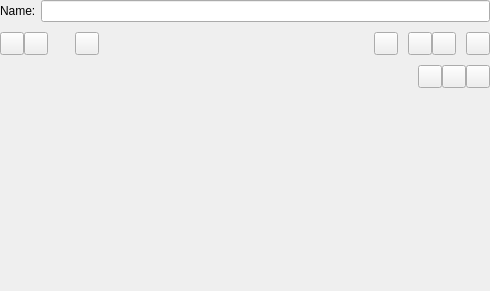
<?xml version="1.0" encoding="UTF-8"?>
<ui version="4.0">
 <author>
    SPDX-FileCopyrightText: none
    SPDX-License-Identifier: GPL-3.0-or-later
  </author>
 <class>KisWdgStopGradientEditor</class>
 <widget class="QWidget" name="KisWdgStopGradientEditor">
  <property name="geometry">
   <rect>
    <x>0</x>
    <y>0</y>
    <width>490</width>
    <height>291</height>
   </rect>
  </property>
  <layout class="QVBoxLayout" name="verticalLayout_2" stretch="0,0,1,0">
   <property name="spacing">
    <number>10</number>
   </property>
   <property name="leftMargin">
    <number>0</number>
   </property>
   <property name="topMargin">
    <number>0</number>
   </property>
   <property name="rightMargin">
    <number>0</number>
   </property>
   <property name="bottomMargin">
    <number>0</number>
   </property>
   <item>
    <layout class="QHBoxLayout" name="horizontalLayout">
     <property name="spacing">
      <number>5</number>
     </property>
     <item>
      <widget class="QLabel" name="lblName">
       <property name="text">
        <string>Name:</string>
       </property>
      </widget>
     </item>
     <item>
      <widget class="QLineEdit" name="nameedit"/>
     </item>
    </layout>
   </item>
   <item>
    <widget class="QWidget" name="buttonsContainer" native="true">
     <layout class="QHBoxLayout" name="horizontalLayout_2" stretch="0,0,0,0,0,0,0">
      <property name="spacing">
       <number>10</number>
      </property>
      <property name="leftMargin">
       <number>0</number>
      </property>
      <property name="topMargin">
       <number>0</number>
      </property>
      <property name="rightMargin">
       <number>0</number>
      </property>
      <property name="bottomMargin">
       <number>0</number>
      </property>
      <item>
       <layout class="QHBoxLayout" name="horizontalLayout_5">
        <property name="spacing">
         <number>0</number>
        </property>
        <item>
         <widget class="QToolButton" name="selectPreviousStopButton"/>
        </item>
        <item>
         <widget class="QToolButton" name="selectNextStopButton"/>
        </item>
       </layout>
      </item>
      <item>
       <widget class="QLabel" name="selectedStopLabel">
        <property name="font">
         <font>
          <weight>75</weight>
          <bold>true</bold>
         </font>
        </property>
       </widget>
      </item>
      <item>
       <widget class="QToolButton" name="deleteStopButton"/>
      </item>
      <item>
       <spacer name="horizontalSpacer">
        <property name="orientation">
         <enum>Qt::Horizontal</enum>
        </property>
        <property name="sizeHint" stdset="0">
         <size>
          <width>0</width>
          <height>0</height>
         </size>
        </property>
       </spacer>
      </item>
      <item>
       <widget class="QToolButton" name="flipStopsButton"/>
      </item>
      <item>
       <layout class="QHBoxLayout" name="horizontalLayout_6">
        <property name="spacing">
         <number>0</number>
        </property>
        <item>
         <widget class="QToolButton" name="sortByValueButton"/>
        </item>
        <item>
         <widget class="QToolButton" name="sortByHueButton"/>
        </item>
       </layout>
      </item>
      <item>
       <widget class="QToolButton" name="distributeEvenlyButton"/>
      </item>
     </layout>
    </widget>
   </item>
   <item>
    <layout class="QHBoxLayout" name="horizontalLayout_3">
     <property name="spacing">
      <number>0</number>
     </property>
     <item>
      <widget class="KisStopGradientSlider" name="gradientSlider" native="true">
       <property name="sizePolicy">
        <sizepolicy hsizetype="Expanding" vsizetype="Expanding">
         <horstretch>0</horstretch>
         <verstretch>1</verstretch>
        </sizepolicy>
       </property>
      </widget>
     </item>
     <item>
      <widget class="QWidget" name="compactModeButtonsContainer" native="true">
       <layout class="QVBoxLayout" name="verticalLayout">
        <property name="spacing">
         <number>0</number>
        </property>
        <property name="leftMargin">
         <number>0</number>
        </property>
        <property name="topMargin">
         <number>0</number>
        </property>
        <property name="rightMargin">
         <number>0</number>
        </property>
        <property name="bottomMargin">
         <number>0</number>
        </property>
        <item>
         <layout class="QHBoxLayout" name="horizontalLayout_8">
          <property name="spacing">
           <number>0</number>
          </property>
          <item>
           <widget class="QToolButton" name="compactModeSelectPreviousStopButton"/>
          </item>
          <item>
           <widget class="QToolButton" name="compactModeSelectNextStopButton"/>
          </item>
          <item>
           <widget class="KisPopupButton" name="compactModeMiscOptionsButton"/>
          </item>
         </layout>
        </item>
        <item>
         <spacer name="verticalSpacer">
          <property name="orientation">
           <enum>Qt::Vertical</enum>
          </property>
          <property name="sizeHint" stdset="0">
           <size>
            <width>0</width>
            <height>0</height>
           </size>
          </property>
         </spacer>
        </item>
       </layout>
      </widget>
     </item>
    </layout>
   </item>
   <item>
    <widget class="QStackedWidget" name="stopEditorContainer">
     <property name="currentIndex">
      <number>1</number>
     </property>
     <widget class="QWidget" name="page">
      <layout class="QVBoxLayout" name="verticalLayout_3">
       <property name="spacing">
        <number>0</number>
       </property>
       <property name="leftMargin">
        <number>0</number>
       </property>
       <property name="topMargin">
        <number>0</number>
       </property>
       <property name="rightMargin">
        <number>0</number>
       </property>
       <property name="bottomMargin">
        <number>0</number>
       </property>
       <item>
        <widget class="KisGradientColorEditor" name="stopEditor" native="true"/>
       </item>
      </layout>
     </widget>
     <widget class="QWidget" name="page_2"/>
    </widget>
   </item>
  </layout>
 </widget>
 <customwidgets>
  <customwidget>
   <class>KisStopGradientSlider</class>
   <extends>QWidget</extends>
   <header location="global">KisStopGradientSlider.h</header>
   <container>1</container>
  </customwidget>
  <customwidget>
   <class>KisGradientColorEditor</class>
   <extends>QWidget</extends>
   <header location="global">KisGradientColorEditor.h</header>
   <container>1</container>
  </customwidget>
  <customwidget>
   <class>KisPopupButton</class>
   <extends>QToolButton</extends>
   <header location="global">KisPopupButton.h</header>
  </customwidget>
 </customwidgets>
 <tabstops>
  <tabstop>nameedit</tabstop>
  <tabstop>selectPreviousStopButton</tabstop>
  <tabstop>selectNextStopButton</tabstop>
  <tabstop>deleteStopButton</tabstop>
  <tabstop>flipStopsButton</tabstop>
  <tabstop>sortByValueButton</tabstop>
  <tabstop>sortByHueButton</tabstop>
  <tabstop>distributeEvenlyButton</tabstop>
  <tabstop>compactModeMiscOptionsButton</tabstop>
 </tabstops>
 <resources/>
 <connections/>
</ui>
